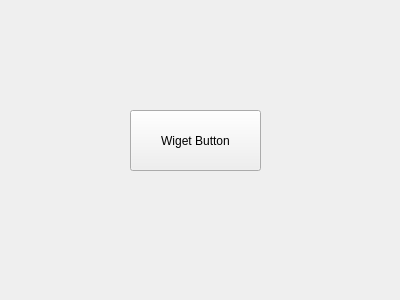
<?xml version="1.0" encoding="UTF-8"?>
<ui version="4.0">
 <class>Widget</class>
 <widget class="QWidget" name="Widget">
  <property name="geometry">
   <rect>
    <x>0</x>
    <y>0</y>
    <width>400</width>
    <height>300</height>
   </rect>
  </property>
  <property name="windowTitle">
   <string>Widget</string>
  </property>
  <widget class="QPushButton" name="pushButton">
   <property name="geometry">
    <rect>
     <x>130</x>
     <y>110</y>
     <width>131</width>
     <height>61</height>
    </rect>
   </property>
   <property name="text">
    <string>Wiget Button</string>
   </property>
  </widget>
 </widget>
 <layoutdefault spacing="6" margin="11"/>
 <resources/>
 <connections/>
</ui>
